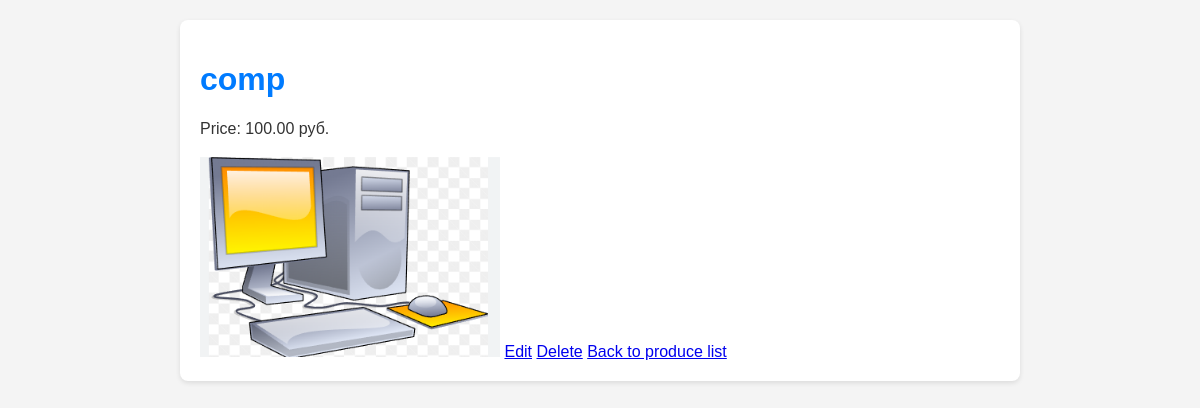
Screenshot of /produce_detail/6/ with the database file from the repository.
### core/models.py (models this page shows, shortened)
class Product(models.Model):
    name = models.CharField(verbose_name='ProductName', max_length=255, blank=False)
    price = models.DecimalField(verbose_name='Price', max_digits=10, decimal_places=2, default=0.00)
    status = models.CharField(max_length=30, choices=consts.PRODUCT_STATUS, default='available')
    image = models.ImageField(upload_to='products/', verbose_name='Product Image', blank=True)
    categories = models.ManyToManyField(
        Category,
        blank=False,
        verbose_name='categories',
        related_name='product'
    )
    class Meta:
        verbose_name = 'Product'
        verbose_name_plural = 'Products'
        ordering = ['name']

### core/views.py (the view)
# urls.py: path('produce_detail/<int:pk>/', ProductDetail.as_view(), name='produce_detail'),
class ProductDetail(DetailView):
    model = Product
    template_name = 'produce_shelf/produce_detail.html'
    context_object_name = 'produce'

### templates/produce_shelf/produce_detail.html (shortened to what this page needs)
{% extends "base.html" %}
{% block content %}
<h1>{{ produce.name }}</h1>
<p>Price: {{ produce.price }} руб.</p>
{% if produce.image %}
    <img src="{{ produce.image.url }}" style="max-width: 300px; height: auto;">
{% else %}
    <p>Изображение не доступно.</p>
{% endif %}
<a href="{% url 'produce_update' produce.pk %}">Edit</a>
<a href="{% url 'produce_delete' produce.pk %}">Delete</a>
<a href="{% url 'produce_shelf' %}">Back to produce list</a>
{% endblock %}

### templates/base.html (style rules this page uses)
body { font-family: Arial, sans-serif; margin: 0; padding: 0; background-color: #f4f4f4; color: #333; }
h1 { color: #007BFF; }

### rows the page displays
Product: name "comp", price "100.00", image (picture)
